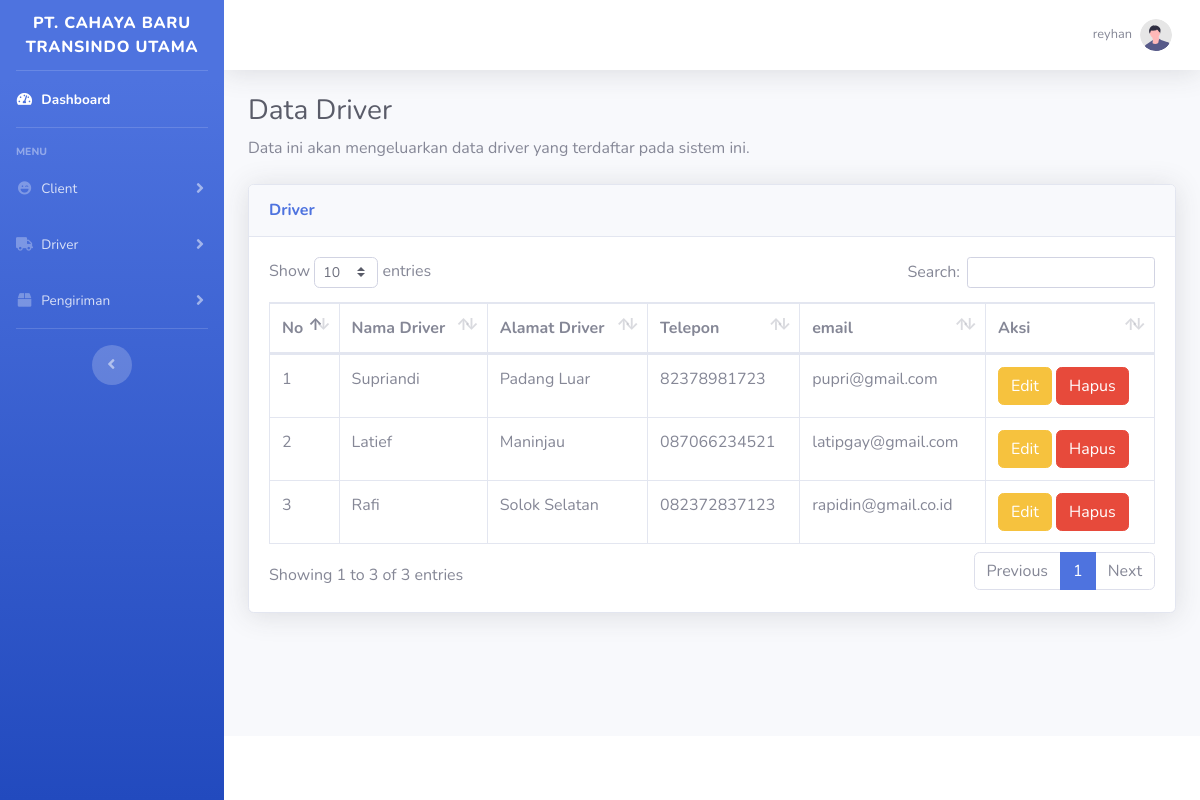
The page /driver.php (signed in) on the database its author committed.
### tables this page shows
CREATE TABLE `users` (
  `id` int(11) NOT NULL,
  `first_name` varchar(255) NOT NULL,
  `last_name` varchar(255) NOT NULL,
  `email` varchar(255) NOT NULL,
  `password` varchar(255) NOT NULL
);

CREATE TABLE `driver` (
  `driver_id` int(11) NOT NULL,
  `nama_supir` varchar(100) NOT NULL,
  `alamat` varchar(200) NOT NULL,
  `telepon` varchar(15) NOT NULL,
  `email` varchar(100) NOT NULL
);

### driver.php (the view, shortened to what this page needs)
<?php
  include 'db.php';
  $result = mysqli_query($conn, "SELECT * FROM driver");
  $user_id = $_SESSION['user_id'];
  $sql = "SELECT first_name, last_name FROM users WHERE id = '$user_id' LIMIT 1";
  $result1 = $conn->query($sql);
  $row = $result1->fetch_assoc();
?>
<!DOCTYPE html>
<html lang="en">
<head>
    <link href="vendor/fontawesome-free/css/all.min.css" rel="stylesheet" type="text/css">
    <link href="css/sb-admin-2.min.css" rel="stylesheet">
    <link href="vendor/datatables/dataTables.bootstrap4.min.css" rel="stylesheet">
</head>
<body id="page-top">
    <div id="wrapper">
        <ul class="navbar-nav bg-gradient-primary sidebar sidebar-dark accordion" id="accordionSidebar">
            <a class="sidebar-brand d-flex align-items-center justify-content-center" href="index.php">
                <div class="sidebar-brand-text mx-1 ">PT. Cahaya Baru Transindo Utama</div>
            </a>
            <hr class="sidebar-divider my-0">
            <li class="nav-item active">
                <a class="nav-link" href="index.php">
                    <i class="fas fa-fw fa-tachometer-alt"></i>
                    <span>Dashboard</span></a>
            </li>
            <hr class="sidebar-divider">
            <div class="sidebar-heading">
                Menu
            </div>
            <li class="nav-item">
                <a class="nav-link collapsed" href="#" data-toggle="collapse" data-target="#collapseTwo"
                    aria-expanded="true" aria-controls="collapseTwo">
                    <i class="fas fa-fw fa-laugh-wink"></i>
                    <span>Client</span>
                </a>
            </li>
            <li class="nav-item">
                <a class="nav-link collapsed" href="#" data-toggle="collapse" data-target="#collapseUtilities"
                    aria-expanded="true" aria-controls="collapseUtilities">
                    <i class="fas fa-fw fa-truck"></i>
                    <span>Driver</span>
                </a>
            </li>
            <li class="nav-item">
                <a class="nav-link collapsed" href="#" data-toggle="collapse" data-target="#collapsePages"
                    aria-expanded="true" aria-controls="collapsePages">
                    <i class="fas fa-fw fa-box"></i>
                    <span>Pengiriman</span>
                </a>
            </li>
            <hr class="sidebar-divider d-none d-md-block">
            <div class="text-center d-none d-md-inline">
                <button class="rounded-circle border-0" id="sidebarToggle"></button>
            </div>
        </ul>
        <div id="content-wrapper" class="d-flex flex-column">
            <div id="content">
                <nav class="navbar navbar-expand navbar-light bg-white topbar mb-4 static-top shadow">
                    <ul class="navbar-nav ml-auto">
                        <li class="nav-item dropdown no-arrow">
                            <a class="nav-link dropdown-toggle" href="#" id="userDropdown" role="button"
                                data-toggle="dropdown" aria-haspopup="true" aria-expanded="false">
                                <span class="mr-2 d-none d-lg-inline text-gray-600 small"><?= $row["first_name"] ?></span>
                                <img class="img-profile rounded-circle"
                                    src="img/undraw_profile.svg">
                            </a>
                        </li>
                    </ul>
                </nav>
                <div class="container-fluid">
                    <h1 class="h3 mb-2 text-gray-800">Data Driver</h1>
                    <p class="mb-4">Data ini akan mengeluarkan data driver yang terdaftar pada sistem ini.</p>
                    <div class="card shadow mb-4">
                        <div class="card-header py-3">
                            <h6 class="m-0 font-weight-bold text-primary">Driver</h6>
                        </div>
                        <div class="card-body">
                            <div class="table-responsive">
                                <table class="table table-bordered" id="dataTable" width="100%" cellspacing="0">
                                    <thead>
                                        <tr>
                                            <th>No</th>
                                            <th>Nama Driver</th>
                                            <th>Alamat Driver</th>
                                            <th>Telepon</th>
                                            <th>email</th>
                                            <th>Aksi</th>
                                        </tr>
                                    </thead>
                                    <tbody>
                                      <?php
                                        $i = 1;
                                        while ($row = mysqli_fetch_assoc($result)) : ?>
                                          <tr>
                                            <td><?php echo $i; ?></td>
                                            <td><?php echo $row["nama_supir"]; ?></td>
                                            <td><?php echo $row["alamat"]; ?></td>
                                            <td><?php echo $row["telepon"]; ?></td>
                                            <td><?php echo $row["email"]; ?></td>
                                            <td><a href="edit_driver.php?id=<?php echo $row["driver_id"]; ?>" class="btn btn-warning "> Edit</a>
                                              <a href="hapus_driver.php?id=<?php echo $row["driver_id"]; ?>" class="btn btn-danger ">Hapus</a>
                                            </td>
                                          </tr>
                                        <?php $i++;
                                        endwhile; ?>
                                    </tbody>
                                </table>
                            </div>
                        </div>
                    </div>
                </div>
            </div>
            <footer class="sticky-footer bg-white">
            </footer>
        </div>
    </div>
</body>
</html>

### rows shown on the page
users: first_name "reyhan"
driver: nama_supir "Supriandi", alamat "Padang Luar", telepon "82378981723", email "pupri@gmail.com"
driver: nama_supir "Latief", alamat "Maninjau", telepon "087066234521", email "latipgay@gmail.com"
driver: nama_supir "Rafi", alamat "Solok Selatan", telepon "082372837123", email "rapidin@gmail.co.id"
